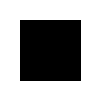
Frame 1 (no input)
Frame 60 (the mouse pressed at the canvas centre just before this capture): identical to frame 1, image omitted
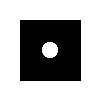
Frame 120 (the mouse held since frame 60 and released just before this capture)

The Processing sketch that drew these frames (run headless with seeded random() and noise(); from frame 60 on, the mouse is pressed at the canvas centre):

// Processing sketch: g_2_1
// ── g_2_1.pde
void setup(){
  size(100,100);
  background(255);
  fill(0);
  rect(20,20,60,60);
}
void draw(){
  fill(255);
  noStroke();
  ellipse(mouseX,mouseY,15,15);
}
